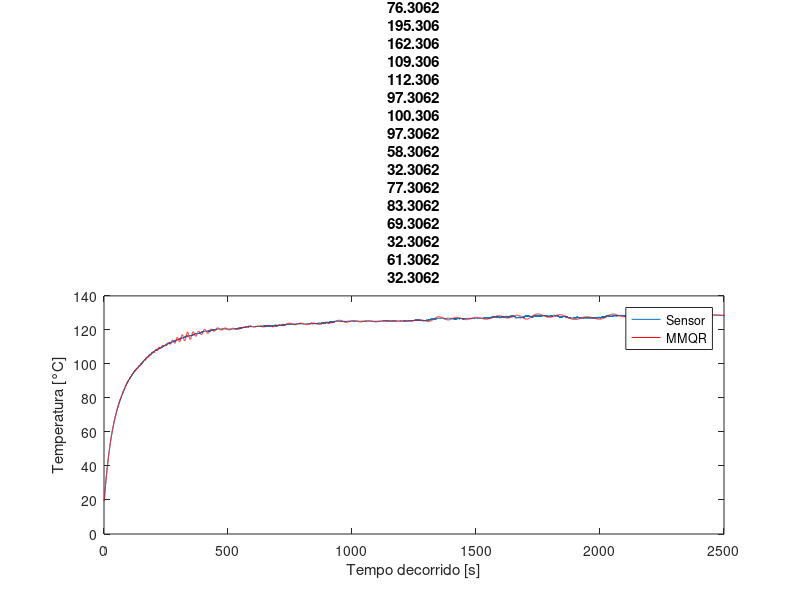

The MATLAB source for this figure:
clear all;
clc;

%Carregando os dados experimentais
data = load('DADOS_aula.mat');
sensor_temp = data.Temp_C'; %temperaturas registradas
sensor_temp = sensor_temp(2:end);
elapsed_time = data.b';
%pred_elapsed_time = elapsed_time(1:end-1);
med_elapsed_time = elapsed_time(2:end);
pred_elapsed_time = med_elapsed_time;

%Variáveis de controle e condições iniciais
ts = 0.03; %período de amostragem
n_it = size(med_elapsed_time,1);
reg = 2; %num. de regressores
theta(:,1) = zeros(reg,1);
cov(:,:,1) = 1000*eye(length(theta));
y_hat(1) = sensor_temp(1);

for k = 2:n_it
    %montando o vetor de medidas
    psi(:,k) = [y_hat(k-1,1) 1];
    %ganhos
    K(:,k) = cov(:,:,k-1) * psi(:,k)*[1+psi(:,k)'*cov(:,:,k-1)*psi(:,k)]^(-1);
    %Inovação
    n(k) = sensor_temp(k) - psi(:,k)'*theta(:,k-1);
    %Atualização dos Parâmetros
    theta(:,k) = theta(:,k-1) + K(:,k)*n(k);
    %Atualização da matriz covariancia
    cov(:,:,k) = cov(:,:,k-1) - K(:,k)*psi(:,k)'*cov(:,:,k-1);
    
    %Estimativa da saída atual
    y_hat(k,1) = psi(:,k)' * theta(:,k);
end

figure(1)
plot(med_elapsed_time, sensor_temp)
hold on
plot(pred_elapsed_time, y_hat, Color='red')
hold off
xlim([0 2500]);
legend('Sensor', 'MMQR', Location='southeast');
title("Lâmpada: MSE = " + immse(y_hat, sensor_temp));
xlabel("Tempo decorrido [s]");
ylabel("Temperatura [°C]");
